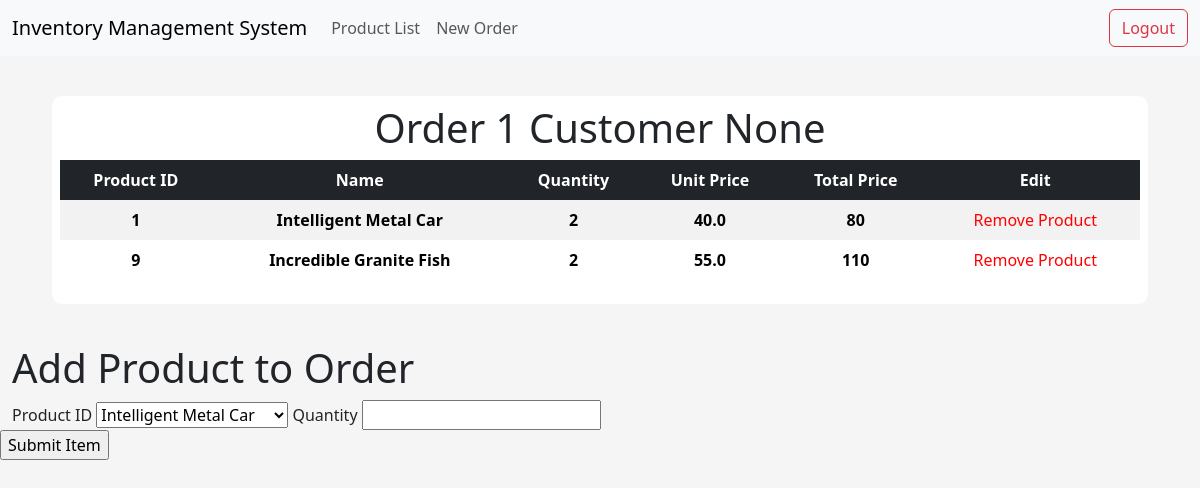
Page /order/1 on the committed database.
### app/models/tables.py (models this page shows, shortened)
class Product(db.Model):
    __tablename__ = "product"
    id = db.Column(db.Integer, primary_key=True)
    name = db.Column(db.String(50), nullable=False, unique=True)
    price = db.Column(db.Float, nullable=False)
    quantity_available = db.Column(db.Integer)

class OrderItem(db.Model):
    __tablename__ = "order_item"
    order_id = db.Column(db.Integer, db.ForeignKey("order.id"), primary_key=True)
    item_id = db.Column(db.Integer, db.ForeignKey("product.id"), primary_key=True)
    quantity = db.Column(db.Integer, nullable=False)
    total_price = db.Column(db.Integer, nullable=False)

### app/controllers/default.py (the view, shortened to what this page needs)
@app.route("/order/<int:id>", methods=["GET", "POST"])
def order(id):
    form = AddOrderItemForm()
    products = Product.query.all()
    form.product_id.choices = [(product.id, product.name) for product in products]
    customer_id = request.args.get("customer_id")
    customer = Customer.query.get(customer_id)
    order_items = OrderItem.query.filter_by(order_id=id).all()
    product_names = [Product.query.get(item.item_id).name for item in order_items]
    print(type(id))
    order = Order.query.get(id)
    products_for_order = {
        item.item_id: Product.query.get(item.item_id) for item in order_items
    }
    return render_template(
        "order.html",
        order=id,
        order_items=order_items,
        product_names=product_names,
        customer=customer,
        zip=zip,
        form=form,
        products_for_order=products_for_order,
    )

### app/models/forms.py (shortened to what this page needs)
class AddOrderItemForm(FlaskForm):
    product_id = SelectField("Product ID", coerce=int, validators=[DataRequired()])
    quantity = IntegerField("Quantity", validators=[DataRequired()])
    submit = SubmitField("Submit Item")

### app/templates/order.html (shortened to what this page needs)
{% extends "index.html" %}
{% block body %}
<div class="content-section">
    <div class="title">
        <h1>Order {{order}} Customer {{customer}}</h1>
    </div>
    <table class="table table-striped table-borderless table-hover text-center">
        <thead class="table-dark table-sm">
            <tr>
                <th scope="col">Product ID</th>
                <th scope="col">Name</th>
                <th scope="col">Quantity</th>
                <th scope="col">Unit Price</th>
                <th scope="col">Total Price</th>
                <th scope="col">Edit</th>
            </tr>
        </thead>
        <tbody>
            {% for product, product_name in zip(order_items, product_names) %}
            {% set product_obj = products_for_order.get(product.item_id) %}
                <tr>
                    <th scope="row">{{ product.item_id }}</th>
                    <th scope="row">{{ product_name }}</th>
                    <th scope="row">{{ product.quantity }}</th>
                    <th scope="row">{{ product_obj.price }}</th>
                    <th scope="row">{{ product.total_price }}</th>
                    <td><a style="text-decoration: none; color:red; font-weight:red;" href=""> Remove Product </a></td>
                </tr>
            {% endfor %}
        </tbody>
    </table>
</div>
<h1>Add Product to Order</h1>
    <form method="POST" action="{{ url_for('order',id=order) }}" id="orderForm">
        {{form.product_id.label}}
        {{form.product_id}}
        {{form.quantity.label}}
        {{form.quantity}}
        </div>
        {{ form.submit() }}
{% endblock body %}

### app/static/css/main.css (style rules this page uses)
body { background-color: rgb(245, 245, 245); }
.content-section { background: #fff; margin: 40px; padding: 0.5rem 0.5rem; border-radius: 10px; }
.title h1 { text-align: center; align-items: center; }

### rows in the picture
Product: item_id "1", name "Intelligent Metal Car", quantity "2", price "40.0", total_price "80"
Product: item_id "9", name "Incredible Granite Fish", quantity "2", price "55.0", total_price "110"

### other values in the picture
{{ order }} "1"
{{ customer }} "None"
